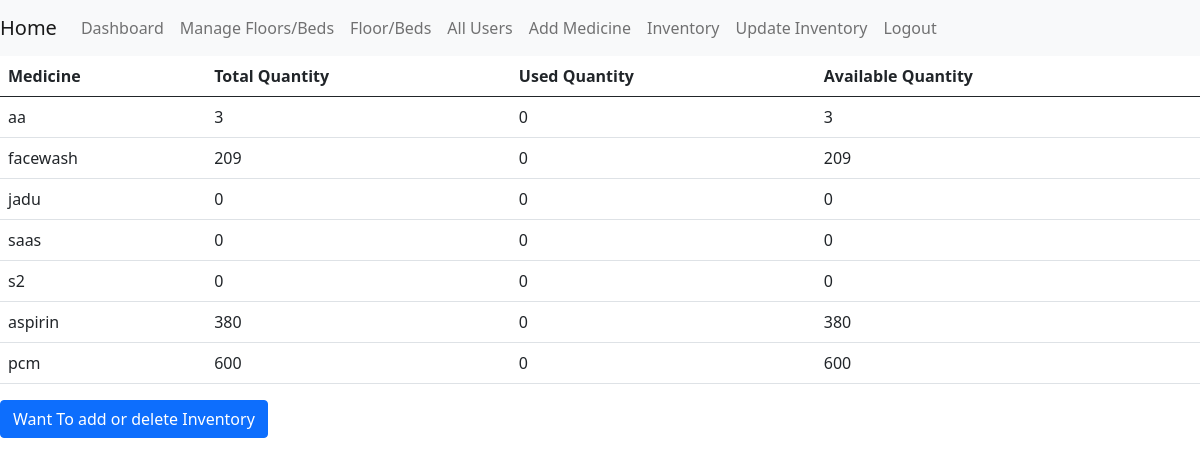
Page /inventory/view (signed in) on the committed database.
### app.py (models this page shows)
class MedicineInventory(db.Model):
    id = db.Column(db.Integer, primary_key=True)
    name = db.Column(db.String(100), nullable=False, unique=True)
    total_quantity = db.Column(db.Integer, nullable=False, default=0)
    used_quantity = db.Column(db.Integer, nullable=False, default=0)
    def available_quantity(self):
        return self.total_quantity - self.used_quantity

### app.py (the view)
@app.route('/inventory/view')
@login_required
def view_inventory():
    medicines = MedicineInventory.query.all()
    return render_template('view_inventory.html', medicines=medicines)

### app.py (called while the page is built)
@login_manager.user_loader
def load_user(user_id):
    return User.query.get(int(user_id))

### templates/view_inventory.html
{% extends "base.html" %}
{% block content %}
<table class="table">
    <thead>
        <tr>
            <th>Medicine</th>
            <th>Total Quantity</th>
            <th>Used Quantity</th>
            <th>Available Quantity</th>
        </tr>
    </thead>
    <tbody>
        {% for medicine in medicines %}
        <tr>
            <td>{{ medicine.name }}</td>
            <td>{{ medicine.total_quantity }}</td>
            <td>{{ medicine.used_quantity }}</td>
            <td>{{ medicine.available_quantity() }}</td>
        </tr>
        {% endfor %}
    </tbody>
</table>
<a class="btn btn-primary" href="{{url_for('add_inventory_medicine')}}">Want To add or delete Inventory</a>
{% endblock %}

### rows in the picture
MedicineInventory: name "aa", total_quantity "3", used_quantity "0", available_quantity "3"
MedicineInventory: name "facewash", total_quantity "209", used_quantity "0", available_quantity "209"
MedicineInventory: name "jadu", total_quantity "0", used_quantity "0", available_quantity "0"
MedicineInventory: name "saas", total_quantity "0", used_quantity "0", available_quantity "0"
MedicineInventory: name "s2", total_quantity "0", used_quantity "0", available_quantity "0"
MedicineInventory: name "aspirin", total_quantity "380", used_quantity "0", available_quantity "380"
MedicineInventory: name "pcm", total_quantity "600", used_quantity "0", available_quantity "600"
